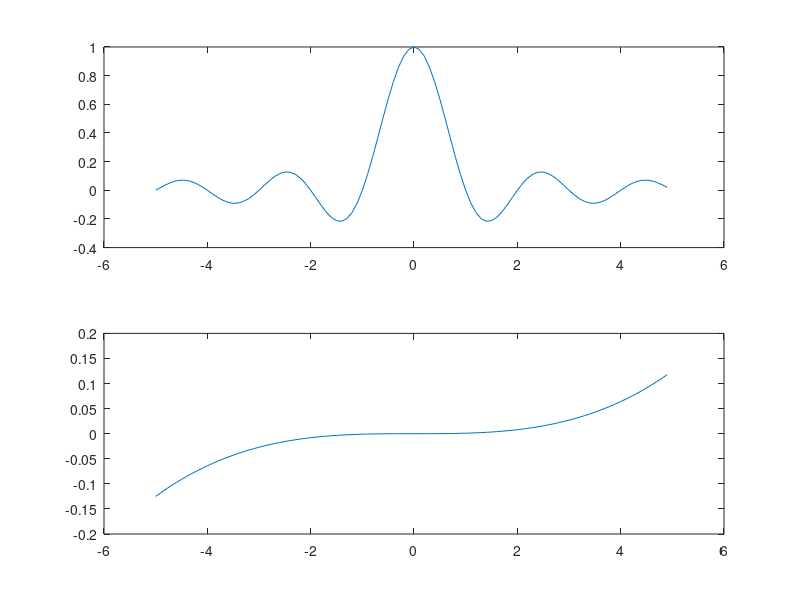
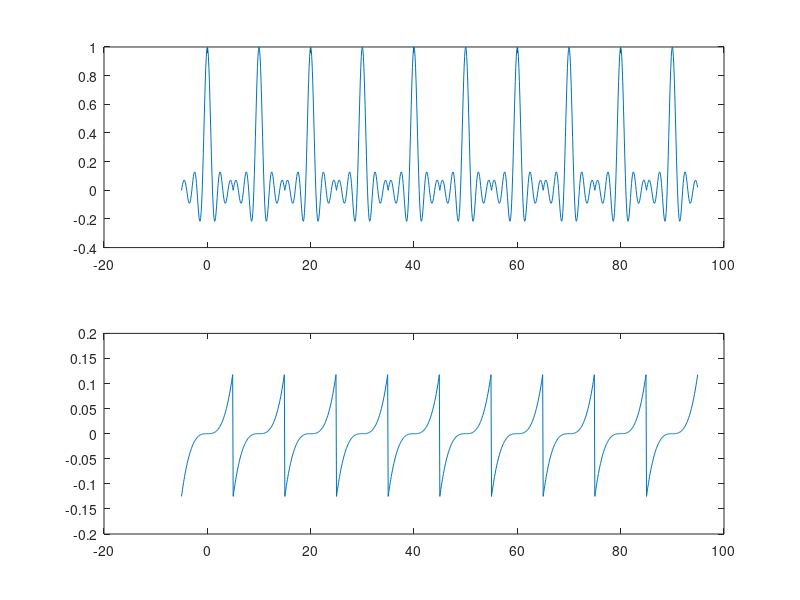

Source code (MATLAB) for these figures, in order:
clear; clc; close all;

%% Part A 
T=10; % Time for 1 period 
samples = 100; % Number of samples per period

t1 = linspace(-T/2, T/2, samples + 1); t1(end) = [];

y1 = sin(pi * t1)./(pi * t1);
%y1( t >= 0 && t<= T/4) = 0.2; Creating a another function 
y1(t1 == 0 ) = 1;

% y1 = sinc(t1);

y2 = (t1/10).^3;

figure
subplot(2,1,1)
plot(t1, y1) 

subplot(2,1,2)
plot(t1,y2)

% Repeat the period 10 times
s1 = repmat(y1, [1 10]);
s2 = repmat(y2, [1 10]);

t2 = linspace(-T/2, 10*T - T/2, samples * 10 + 1); t2(end) = [];

figure
subplot(2,1,1)
plot(t2, s1)
subplot(2,1,2)
plot(t2, s2)

%% Part B

function [a0,an,bn] = FS(s,Harm, f0)
    T = 1/f0;
    samples = length(s);
    
    t = linspace(0, T, samples + 1); t(end) = [];
    
    Ts = t2(2) - t(1); % Time Step
    Fs = 1/Ts;         % Sampling rate 
    
    a0 = 1/T * sum(s) * Ts;
    
    an = 2/T * s * cos(2*pi*f0*n*t).' * Ts;
    bn = 2/T * s * sin(2*pi*f0*n*t).' * Ts;
    
end
